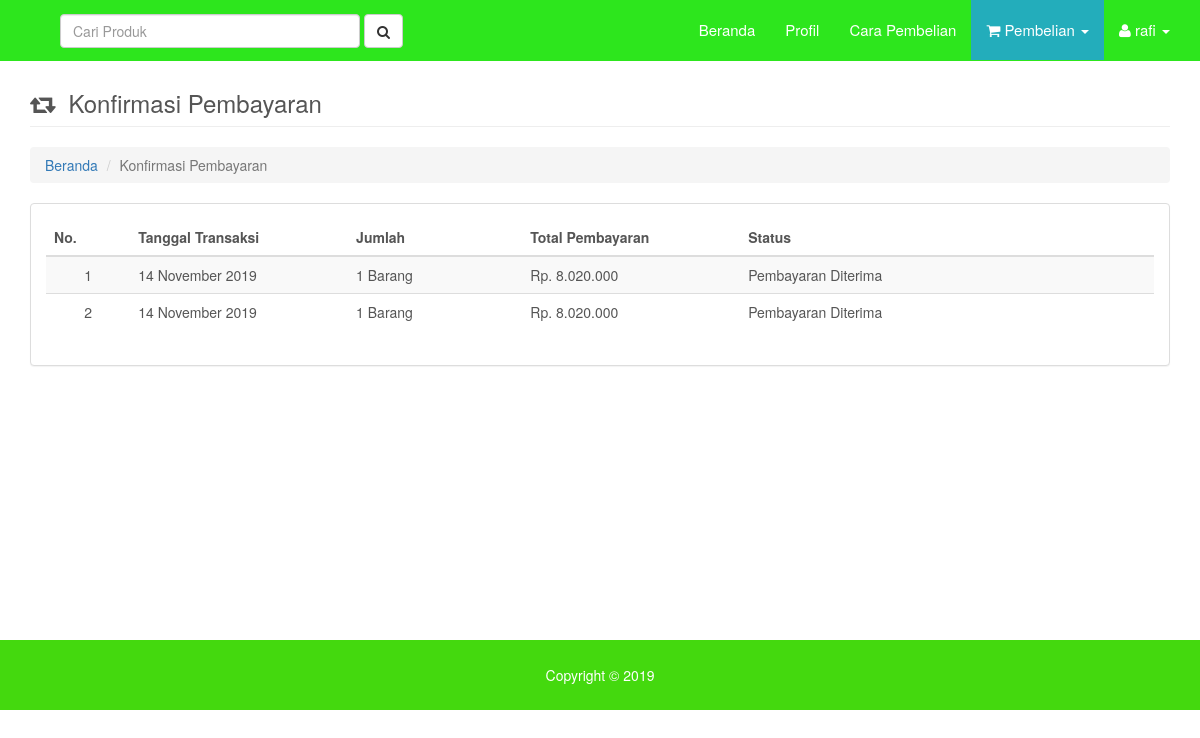
The app's page /main.php?page=konfirmasi (signed in) with its own data.
### tables this page shows
CREATE TABLE `tbl_pembayaran` (
  `id_bayar` int(11) NOT NULL,
  `tanggal_bayar` date NOT NULL,
  `id_transaksi` int(11) NOT NULL,
  `rekening_asal` varchar(20) NOT NULL,
  `no_rekening_asal` varchar(100) NOT NULL,
  `pemilik_rekening` varchar(30) NOT NULL,
  `rekening_tujuan` varchar(20) NOT NULL,
  `jumlah_bayar` int(11) NOT NULL,
  `bukti_bayar` varchar(200) NOT NULL,
  `status_bayar` varchar(30) NOT NULL DEFAULT 'Menunggu Pembayaran'
);

CREATE TABLE `tbl_transaksi` (
  `id_transaksi` int(11) NOT NULL,
  `tanggal_transaksi` timestamp NOT NULL DEFAULT CURRENT_TIMESTAMP,
  `id_konsumen` int(11) NOT NULL,
  `total_bayar` int(11) NOT NULL,
  `status` varchar(50) NOT NULL DEFAULT 'Menunggu Pembayaran'
);

### config/fungsi_tanggal.php (called while the page is built, shortened)
<?php
	function tgl_eng_to_ind($tgl) {
		$tanggal	= explode('-',$tgl);
		$kdbl		= $tanggal[1];
		if ($kdbl == '01')	{
			$nbln = 'Januari';
		}
		else if ($kdbl == '02') {
			$nbln = 'Februari';
		}
		else if ($kdbl == '03') {
			$nbln = 'Maret';
		}
		else if ($kdbl == '04') {
			$nbln = 'April';
		}
		else if ($kdbl == '05') {
			$nbln = 'Mei';
		}
		else if ($kdbl == '06') {
			$nbln = 'Juni';
		}
		else if ($kdbl == '07') {
			$nbln = 'Juli';
		}
		else if ($kdbl == '08') {
			$nbln = 'Agustus';
		}
		else if ($kdbl == '09') {
			$nbln = 'September';
		}
		else if ($kdbl == '10') {
			$nbln = 'Oktober';
		}
		else if ($kdbl == '11') {
			$nbln = 'November';
		}
		$tgl_ind = $tanggal[0]." ".$nbln." ".$tanggal[2];
		return $tgl_ind;
	}
?>

### config/fungsi_rupiah.php (called while the page is built, shortened)
<?php
function format_rupiah_nol($angka){
  $rupiah=number_format($angka,0,',','.');
  return $rupiah;
}
?>

### pages/konfirmasi-pembayaran/view.php (the view, shortened to what this page needs)
<?php
if (empty($_SESSION['user_email']) && empty($_SESSION['user_password'])){
    echo "<script type='text/javascript'>alert('Anda harus login terlebih dahulu!');</script>
          <meta http-equiv='refresh' content='0; url=?page=home'>";
}
else { ?>
    <div class="row">
        <div class="col-lg-12">
            <div class="row">
                <div class="col-lg-12">
                    <h3 class="page-header">
                        <i style="margin-right:6px" class="fa fa-retweet"></i>
                        Konfirmasi Pembayaran
                    </h3>
                    <ol class="breadcrumb">
                        <li><a href="?page=home">Beranda</a>
                        </li>
                        <li class="active">Konfirmasi Pembayaran</li>
                    </ol>
                </div>
            </div>
            <div class="row">
                <div class="col-md-12">
                    <div class="panel panel-default">
                        <div class="panel-body">
                            <div class="table-responsive">
                                <table class="table table-striped table-hover">
                                    <thead>
                                        <tr >
                                            <th>No.</th>
                                            <th>Tanggal Transaksi</th>
                                            <th>Jumlah</th>
                                            <th>Total Pembayaran</th>
                                            <th>Status</th>
                                            <th></th>
                                        </tr>
                                    </thead>
                                    <tbody>
                                    <?php
                                    $no = 1;
                                    $query = mysqli_query($mysqli, "SELECT a.id_bayar,a.id_transaksi,a.status_bayar,
                                                                    b.id_transaksi,b.tanggal_transaksi,b.id_konsumen,b.total_bayar
                                                                    FROM tbl_pembayaran as a INNER JOIN tbl_transaksi as b
                                                                    ON a.id_transaksi=b.id_transaksi
                                                                    WHERE b.id_konsumen='$_SESSION[id_konsumen]'
                                                                    ORDER BY a.id_bayar DESC")
                                                                    or die('Ada kesalahan pada query konfirmasi: '.mysqli_error($mysqli));
                                    while ($data = mysqli_fetch_assoc($query)) {
                                        $tgl               = substr($data['tanggal_transaksi'],0,10);
                                        $exp               = explode('-',$tgl);
                                        $tanggal_transaksi = tgl_eng_to_ind($exp[2]."-".$exp[1]."-".$exp[0]);
                                        $query1 = mysqli_query($mysqli, "SELECT COUNT(id_detail) as jumlah FROM tbl_transaksi_detail
                                                                    WHERE id_transaksi='$data[id_transaksi]'")
                                                                    or die('Ada kesalahan pada query detail: '.mysqli_error($mysqli));
                                        $data1 = mysqli_fetch_assoc($query1);
                                    ?>
                                        <tr>
                                            <td width='30' class='center'><?php echo $no; ?></td>
                                            <td width='100'><?php echo $tanggal_transaksi; ?></td>
                                            <td width='80'><?php echo $data1['jumlah']; ?> Barang</td>
                                            <td width='100' >Rp. <?php echo format_rupiah_nol($data['total_bayar']); ?></td>
                                            <td width='140'><?php echo $data['status_bayar']; ?></td>
                                            <td width='50' class="center">
                                            </td>
                                        </tr>
                                    <?php
                                        $no++;
                                    }
                                    ?>
                                    </tbody>
                                </table>
                            </div>
                        </div>
                    </div>
                </div>
            </div>
        </div>
    </div>
<?php
}
?>

### assets/css/modern-business.css (style rules this page uses)
html, body { height: 100%; }
body { padding-top: 50px; }

### assets/css/style.css (style rules this page uses)
body { font-family: "Helvetica Neue", Helvetica, Arial, sans-serif; font-size: 14px; line-height: 1.42857143; color: #555; background-color: #fff; }
.center { text-align: center; }

### records on screen
tbl_pembayaran: id_transaksi.tanggal_transaksi "14 November 2019", jumlah "1", id_transaksi.total_bayar "8.020.000", status_bayar "Pembayaran Diterima"
tbl_pembayaran: id_transaksi.tanggal_transaksi "14 November 2019", jumlah "1", id_transaksi.total_bayar "8.020.000", status_bayar "Pembayaran Diterima"

### other values on screen
$_SESSION['nama_konsumen'] "rafi"
